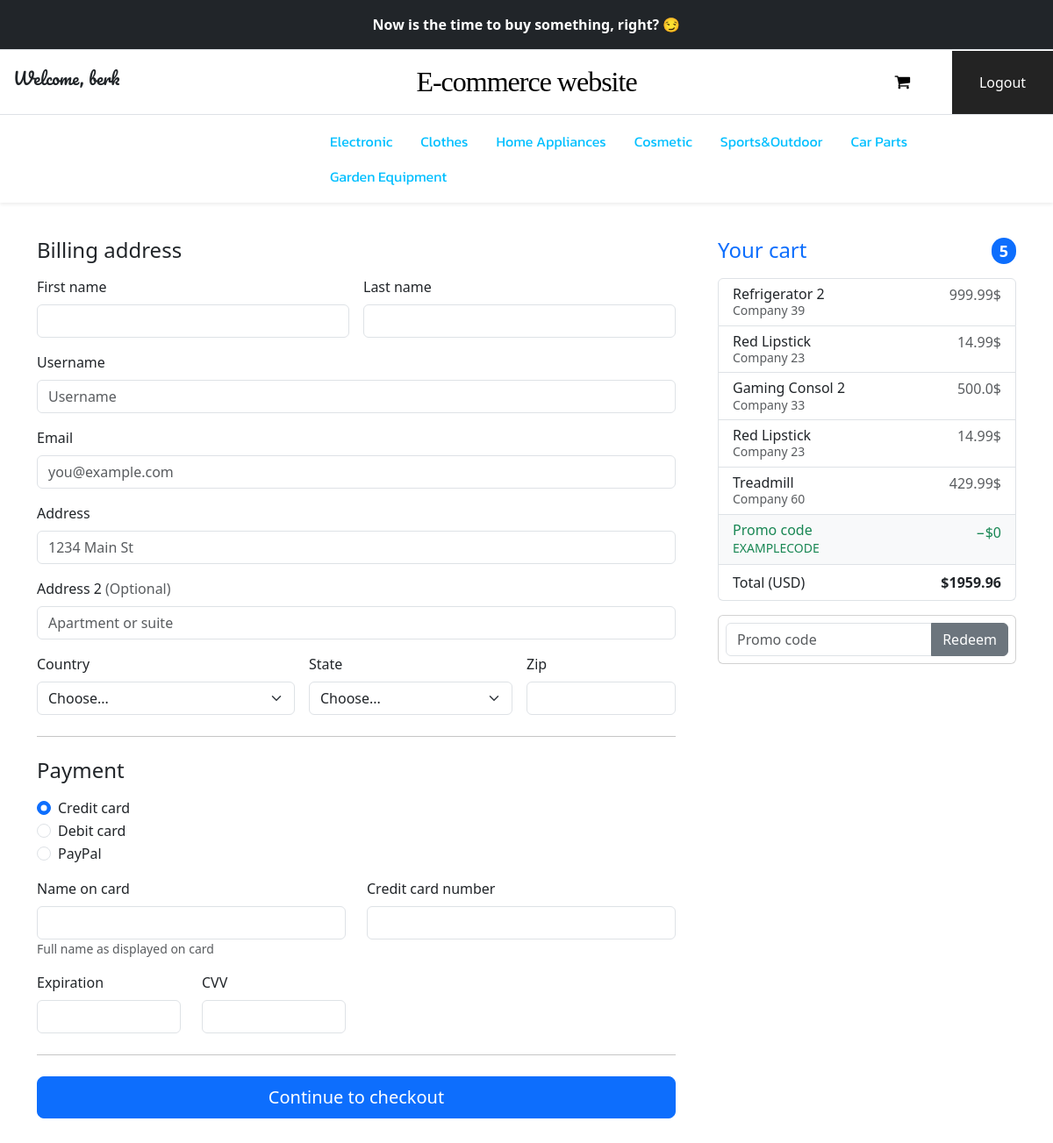
The app's page /payment/ (signed in) with its own data.
### ecommerceapp/models.py (models this page shows, shortened)
class ProductsOnSale(models.Model):
    companyname = models.CharField(max_length=50)
    productType = models.CharField(max_length=30)
    productName = models.CharField(max_length=100)
    productPrice = models.FloatField()
    productdescription = models.CharField(max_length=800)
    creationDate = models.DateTimeField(auto_now_add= True)
    product_image = models.FileField(blank=True)

### ecommerceapp/views.py (the view)
# urls.py: path('payment/', views.payment, name="payment"),
@login_required(login_url="/login")
def payment (request):
    username= request.user
    items = models.Buyitem.objects.filter(Q(who_buy=username)).all()
    sonra = len(items)
    item_list=[]
    total_price= 0
    for i in range(sonra) :
        item_pk = items[i].item_pk
        item = models.ProductsOnSale.objects.get(pk=item_pk)
        item_price = item.productPrice
        total_price = total_price + item_price
        item_list.append(item)
    return render(request,"ecommerceapp/payment.html", context={"item_list": item_list,"total_price": total_price })

### ecommerceapp/templates/ecommerceapp/payment.html (shortened to what this page needs)
{% extends "base.html" %}
{% block content %}
{% load static %}
<div class="container " style="margin-top: 40px; margin-bottom: 40px;">
      <div class="row g-5">
        <div class="col-md-5 col-lg-4 order-md-last">
          <h4 class="d-flex justify-content-between align-items-center mb-3">
            <span class="text-primary">Your cart</span>
            <span class="badge bg-primary rounded-pill">{{item_list|length}}</span>
          </h4>
          <ul class="list-group mb-3">
            {% for item in item_list %}
            <li class="list-group-item d-flex justify-content-between lh-sm">
              <div>
                <h6 class="my-0">{{item.productName}}</h6>
                <small class="text-body-secondary">{{item.companyname}}</small>
              </div>
              <span class="text-body-secondary">{{item.productPrice}}&dollar;</span>
            </li>
            {% endfor %}
            <li class="list-group-item d-flex justify-content-between bg-body-tertiary">
              <div class="text-success">
                <h6 class="my-0">Promo code</h6>
                <small>EXAMPLECODE</small>
              </div>
              <span class="text-success">−$0</span>
            </li>
            <li class="list-group-item d-flex justify-content-between">
              <span>Total (USD)</span>
              <strong>${{total_price}}</strong>
            </li>
          </ul>
          <form class="card p-2">
            <div class="input-group">
              <input type="text" class="form-control" placeholder="Promo code">
              <button type="submit" class="btn btn-secondary">Redeem</button>
            </div>
          </form>
        </div>
        <div class="col-md-7 col-lg-8">
          <h4 class="mb-3">Billing address</h4>
          <form class="needs-validation" novalidate action="{% url 'ecommerceapp:order' %}" method="POST">
            <div class="row g-3">
              <div class="col-sm-6">
                <label for="firstName" class="form-label">First name</label>
                <input type="text" class="form-control" id="firstName" placeholder="" value="" required name="firstName">
              </div>
              <div class="col-sm-6">
                <label for="lastName" class="form-label">Last name</label>
                <input type="text" class="form-control" id="lastName" placeholder="" value="" required name="lastName">
              </div>
              <div class="col-12">
                <label for="username" class="form-label">Username</label>
                <div class="input-group has-validation">
                  <input type="text" class="form-control" id="username" placeholder="Username" required name="username">
                </div>
              </div>
              <div class="col-12">
                <label for="email" class="form-label">Email</label>
                <input type="email" class="form-control" id="email" placeholder="you@example.com" required name="email">
              </div>
              <div class="col-12">
                <label for="address" class="form-label">Address</label>
                <input type="text" class="form-control" id="address1" placeholder="1234 Main St" required name="address1">
              </div>
              <div class="col-12">
                <label for="address2" class="form-label">Address 2 <span class="text-body-secondary">(Optional)</span></label>
                <input type="text" class="form-control" id="address2" placeholder="Apartment or suite" name="address2">
              </div>
              <div class="col-md-5">
                <label for="country" class="form-label">Country</label>
                <select class="form-select" id="country" required name="country">
                  <option value="">Choose...</option>
                </select>
              </div>
              <div class="col-md-4">
                <label for="state" class="form-label">State</label>
                <select class="form-select" id="state" required name="state">
                  <option value="">Choose...</option>
                </select>
              </div>
              <div class="col-md-3">
                <label for="zip" class="form-label">Zip</label>
                <input type="text" class="form-control" id="zip" placeholder="" required name="zip">
              </div>
            </div>
            <hr class="my-4">
            <h4 class="mb-3">Payment</h4>
            <div class="my-3">
              <div class="form-check">
                <input id="credit" name="paymentMethod" type="radio" class="form-check-input" checked required value="credit" >
                <label class="form-check-label" for="credit">Credit card</label>
              </div>
              <div class="form-check">
                <input id="debit" name="paymentMethod" type="radio" class="form-check-input" required value="Debit card">
                <label class="form-check-label" for="debit">Debit card</label>
              </div>
              <div class="form-check">
                <input id="paypal" name="paymentMethod" type="radio" class="form-check-input" required value="PayPal">
                <label class="form-check-label" for="paypal">PayPal</label>
              </div>
            </div>
            <div class="row gy-3">
              <div class="col-md-6">
                <label for="cc-name" class="form-label">Name on card</label>
                <input type="text" class="form-control" id="cc-name" placeholder="" required name="ccname">
                <small class="text-body-secondary">Full name as displayed on card</small>
              </div>
              <div class="col-md-6">
                <label for="cc-number" class="form-label">Credit card number</label>
                <input type="text" class="form-control" id="cc-number" placeholder="" required name="ccnumber">
              </div>
              <div class="col-md-3">
                <label for="cc-expiration" class="form-label">Expiration</label>
                <input type="text" class="form-control" id="cc-expiration" placeholder="" required name="ccexpiration">
              </div>
              <div class="col-md-3">
                <label for="cc-cvv" class="form-label">CVV</label>
                <input type="text" class="form-control" id="cc-cvv" placeholder="" required name="cccvv">
              </div>
            </div>
            <hr class="my-4">
            <button class="w-100 btn btn-primary btn-lg" type="submit">Continue to checkout</button>
          </form>
        </div>
      </div>
  </div>
{% endblock %}

### templates/base.html (shortened to what this page needs)
{% load static %}
<html lang="en">
<head>
    <link href="https://cdn.jsdelivr.net/npm/bootstrap@5.3.0-alpha3/dist/css/bootstrap.min.css" rel="stylesheet">
    <link rel="stylesheet" href="https://cdnjs.cloudflare.com/ajax/libs/font-awesome/4.7.0/css/font-awesome.min.css">
</head>
<body>
  <div class="p-3 bg-dark text-white">
    <div class="flexMain">
      <div class="flex2 text-center">
        <div><strong>Now is the time to buy something, right? 😏</strong></div>
      </div>
    </div>
  </div>
  <div id="menuHolder">
    <div role="navigation" class="sticky-top border-bottom border-top" id="mainNavigation">
      <div class="flexMain">
        <div class="flex2" >
          {% if request.user.is_authenticated %}
           <h4 style="font-size:larger;  width: 260px; margin-left: 10px; padding: 5px; font-family: Pacifico;">Welcome, {{user.username}}</h4>
          {% endif %}
        </div>
        <div class="flex3 text-center" id="siteBrand">
          <a href="{% url 'ecommerceapp:index' %}" style="color: #000;">E-commerce website</a>
        </div>
        <div class="flex2 text-end d-none d-md-block">
          {% if request.user.is_authenticated %}
          <a href="{% url 'ecommerceapp:cart' %}"><button class="whiteLink siteLink" style="height: 72px;"><i class="fa fa-shopping-cart" style="font-size:19px;"></i></button></a>
          <a href="{% url 'logout' %}?next=/"><button class="blackLink siteLink">Logout</button></a>
          {% else %}
          <a href="{% url 'ecommerceapp:signup' %}"><button class="whiteLink siteLink">REGISTER</button></a>
          <a href="{% url 'login' %}"><button class="blackLink siteLink">Login</button></a>
          {% endif %}
        </div>
      </div>
    </div>
  </div>
  <div class="nav-scroller bg-body shadow-sm" id="seconde-navbar">
    <nav class="nav" aria-label="Secondary navigation">
      <a class="nav-link" href="{% url 'ecommerceapp:electronic' %}">Electronic</a>
      <a class="nav-link" href="{% url 'ecommerceapp:clothes' %}">Clothes</a>
      <a class="nav-link" href="{% url 'ecommerceapp:homeappliances' %}">Home Appliances</a>
      <a class="nav-link" href="{% url 'ecommerceapp:cosmetic' %}">Cosmetic</a>
      <a class="nav-link" href="{% url 'ecommerceapp:sportandoutdoor' %}">Sports&Outdoor</a>
      <a class="nav-link" href="{% url 'ecommerceapp:carpart' %}">Car Parts</a>
      <a class="nav-link" href="{% url 'ecommerceapp:gardenequipment' %}">Garden Equipment</a>
    </nav>
  </div>
  {%block content%}
  {%endblock%}
</body>
</html>

### templates/base.html (style rules this page uses)
.flexMain { display:flex; align-items: center }
.flex2 { flex:2 }
.flex3 { flex:3 }
button.siteLink { margin-left:-5px; border:none; padding:24px; display:inline-block; min-width:115px; }
.whiteLink { background : #fff; }
.blackLink { color: #fff; background:#232323; transition: all 300ms linear; }
#siteBrand { font-family: impact; letter-spacing : -1px; font-size:32px; color:#252525; line-height : 1em; }
#mainNavigation { transition : transform 200ms linear; background : #fff; }
#seconde-navbar { padding: 10px; font-family: Kanit ; text-align: center; padding-left: 30%; }
a:link { color: deepskyblue; background-color: transparent; text-decoration: none; }
hr { margin-top: 1rem; margin-bottom: 1rem; border: 1; border-top: 1px solid rgba(0, 0, 0, 0.89); }
.badge { padding-left: 9px; padding-right: 9px; -webkit-border-radius: 9px; -moz-border-radius: 9px; border-radius: 9px; }

### records on screen
ProductsOnSale: productName "Refrigerator 2", companyname "Company 39", productPrice "999.99"
ProductsOnSale: productName "Red Lipstick", companyname "Company 23", productPrice "14.99"
ProductsOnSale: productName "Gaming Consol 2", companyname "Company 33", productPrice "500.0"
ProductsOnSale: productName "Treadmill", companyname "Company 60", productPrice "429.99"

### other values on screen
{{ user.username }} "berk"
{{ item_list|length }} "5"
{{ total_price }} "1959.96"
